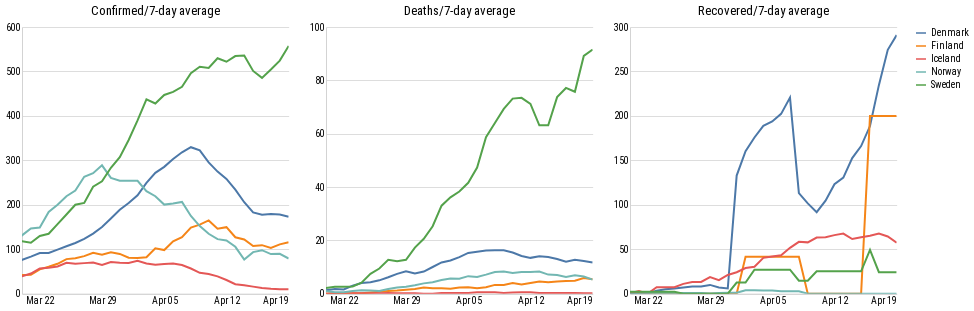
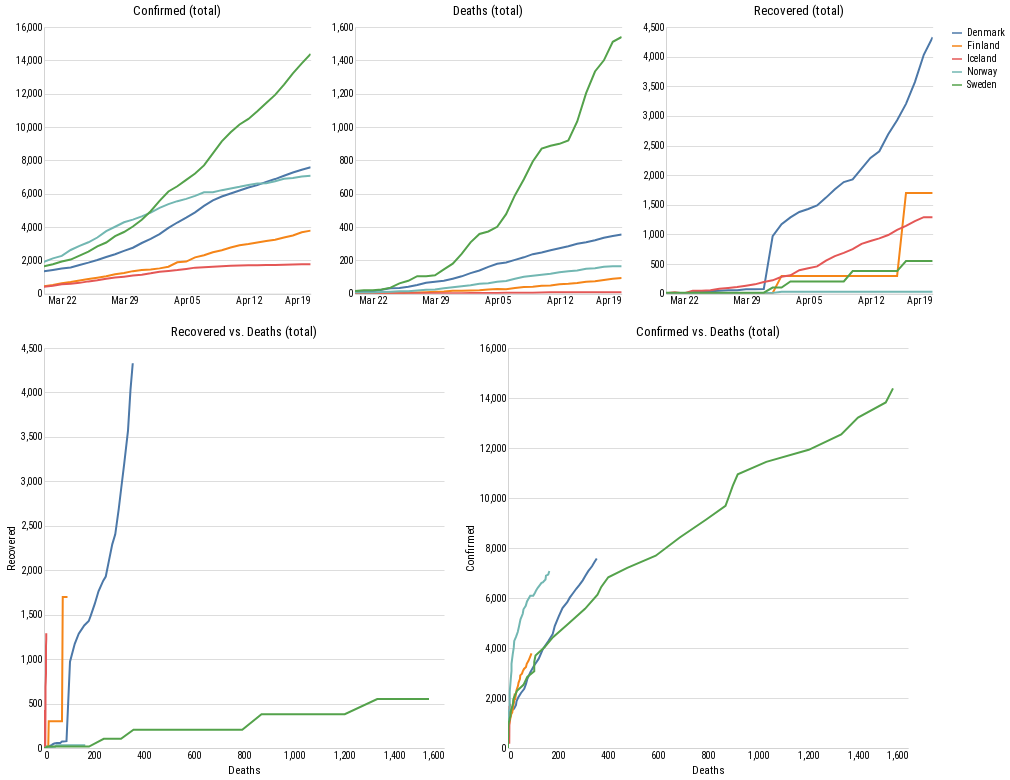
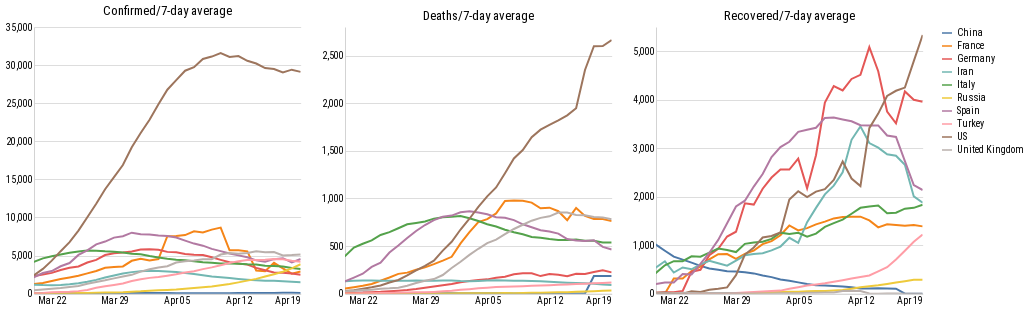
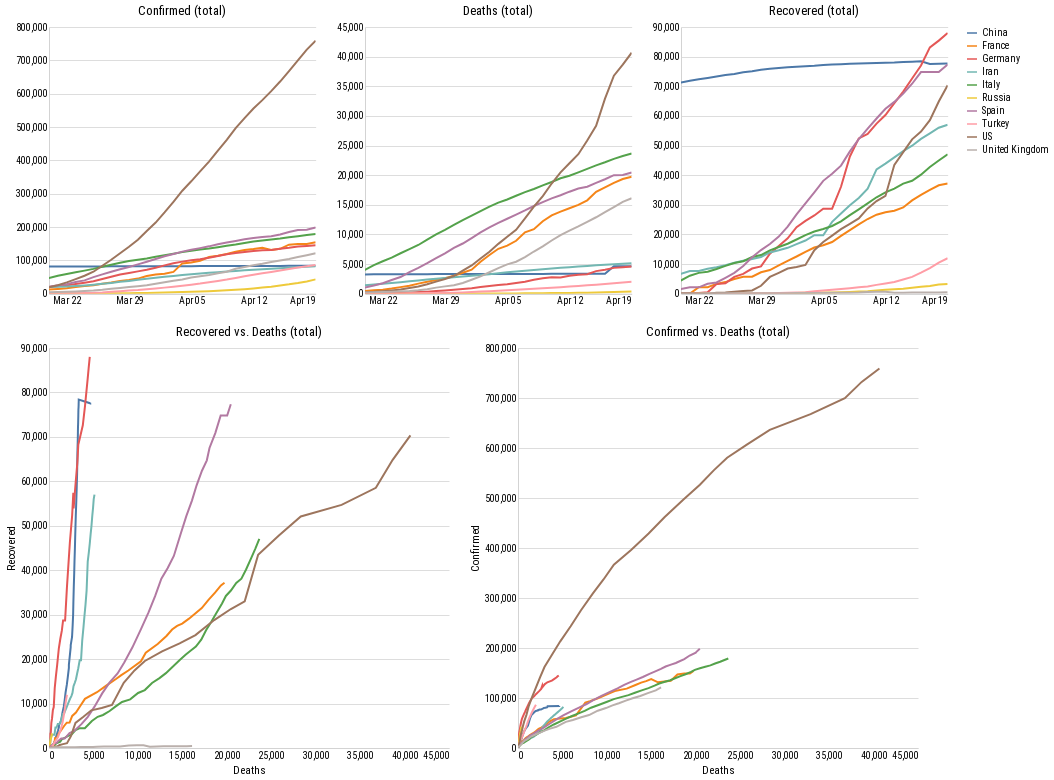

The notebook cell these images were saved under, in order:
### Markdown cell above
## Plot charts

### Code cell
nordicDiffData = getCountriesNordic().diff().sort_index().loc(axis=0)[:, '2020-03-01':'2020-12-31']
nLargestDiffData = getCountriesNLargest().diff().sort_index().loc(axis=0)[:, '2020-03-01,':'2020-12-31']

# ---------------

nordicTotalMulti = getMultiPlots(getCountriesNordic())
nLargestTotalMulti = getMultiPlots(getCountriesNLargest())
nordicTotalCountry = getCountryPlots(getCountriesNordic(), 4)
nLargestTotalCountry = getCountryPlots(getCountriesNLargest())

# ---------------

nordicDayCountry = getCountryPlots(nordicDiffData, 4, daily=True)
nLargestDayCountry = getCountryPlots(nLargestDiffData, daily=True)

nordicDayMulti = getMultiPlots(nordicDiffData, False, daily=True)
nLargestDayMulti = getMultiPlots(nLargestDiffData, False, daily=True)

# ---------------

nordicDayMulti.display()
nordicTotalMulti.display()
#nordicDayCountry.display()
#nordicTotalCountry.display()


nLargestDayMulti.display()
nLargestTotalMulti.display()
#nLargestDayCountry.display()
#nLargestTotalCountry.display()

getCountryPlotsDual(getCountriesNordic(), nordicDiffData, 3)

### Figure 1 — Vega-Lite specification as saved in the notebook (floating-point values rounded to 4 significant figures; data arrays with more than 128 entries replaced by an {"elided": "..."} marker saying what was removed)
{"config": {"view": {"continuousWidth": 400, "continuousHeight": 300, "strokeWidth": 0}, "axis": {"domainColor": "lightgray", "grid": false, "labelFont": "Roboto Condensed", "ticks": false, "titleFont": "Roboto Condensed", "titleFontWeight": "normal"}, "axisY": {"grid": true}, "legend": {"labelFont": "Roboto Condensed", "title": null}, "title": {"font": "Roboto Condensed", "fontWeight": "normal"}}, "vconcat": [{"hconcat": [{"mark": "line", "encoding": {"color": {"type": "nominal", "field": "Country"}, "opacity": {"condition": {"value": 1, "selection": "selector521"}, "value": 0.2}, "tooltip": [{"type": "temporal", "field": "Date"}, {"type": "nominal", "field": "Country"}, {"type": "quantitative", "field": "Recovered"}, {"type": "quantitative", "field": "Deaths"}], "x": {"type": "temporal", "axis": {"title": ""}, "field": "Date", "scale": {"domain": ["2020-03-20", "2020-04-19"]}}, "y": {"type": "quantitative", "axis": {"title": ""}, "field": "Confirmed"}}, "height": 266.7, "selection": {"selector521": {"type": "multi", "fields": ["Country"], "bind": "legend"}, "selector522": {"type": "interval", "bind": "scales", "encodings": ["x", "y"]}}, "title": "Confirmed/7-day average", "width": 266.7}, {"mark": "line", "encoding": {"color": {"type": "nominal", "field": "Country"}, "opacity": {"condition": {"value": 1, "selection": "selector521"}, "value": 0.2}, "tooltip": [{"type": "temporal", "field": "Date"}, {"type": "nominal", "field": "Country"}, {"type": "quantitative", "field": "Recovered"}, {"type": "quantitative", "field": "Deaths"}], "x": {"type": "temporal", "axis": {"title": ""}, "field": "Date", "scale": {"domain": ["2020-03-20", "2020-04-19"]}}, "y": {"type": "quantitative", "axis": {"title": ""}, "field": "Deaths"}}, "height": 266.7, "selection": {"selector521": {"type": "multi", "fields": ["Country"], "bind": "legend"}, "selector522": {"type": "interval", "bind": "scales", "encodings": ["x", "y"]}}, "title": "Deaths/7-day average", "width": 266.7}, {"mark": "line", "encoding": {"color": {"type": "nominal", "field": "Country"}, "opacity": {"condition": {"value": 1, "selection": "selector521"}, "value": 0.2}, "tooltip": [{"type": "temporal", "field": "Date"}, {"type": "nominal", "field": "Country"}, {"type": "quantitative", "field": "Recovered"}, {"type": "quantitative", "field": "Deaths"}], "x": {"type": "temporal", "axis": {"title": ""}, "field": "Date", "scale": {"domain": ["2020-03-20", "2020-04-19"]}}, "y": {"type": "quantitative", "axis": {"title": ""}, "field": "Recovered"}}, "height": 266.7, "selection": {"selector521": {"type": "multi", "fields": ["Country"], "bind": "legend"}, "selector522": {"type": "interval", "bind": "scales", "encodings": ["x", "y"]}}, "title": "Recovered/7-day average", "width": 266.7}]}], "data": {"name": "data-3b95db50e6f1ff47e33c3babeb21ad16"}, "$schema": "https://vega.github.io/schema/vega-lite/v4.8.1.json", "datasets": {"data-3b95db50e6f1ff47e33c3babeb21ad16": {"elided": "250 records"}}}

### Figure 2 — Vega-Lite specification as saved in the notebook (floating-point values rounded to 4 significant figures; data arrays with more than 128 entries replaced by an {"elided": "..."} marker saying what was removed)
{"config": {"view": {"continuousWidth": 400, "continuousHeight": 300, "strokeWidth": 0}, "axis": {"domainColor": "lightgray", "grid": false, "labelFont": "Roboto Condensed", "ticks": false, "titleFont": "Roboto Condensed", "titleFontWeight": "normal"}, "axisY": {"grid": true}, "legend": {"labelFont": "Roboto Condensed", "title": null}, "title": {"font": "Roboto Condensed", "fontWeight": "normal"}}, "vconcat": [{"hconcat": [{"mark": "line", "encoding": {"color": {"type": "nominal", "field": "Country"}, "opacity": {"condition": {"value": 1, "selection": "selector513"}, "value": 0.2}, "tooltip": [{"type": "temporal", "field": "Date"}, {"type": "nominal", "field": "Country"}, {"type": "quantitative", "field": "Recovered"}, {"type": "quantitative", "field": "Deaths"}], "x": {"type": "temporal", "axis": {"title": ""}, "field": "Date", "scale": {"domain": ["2020-03-20", "2020-04-19"]}}, "y": {"type": "quantitative", "axis": {"title": ""}, "field": "Confirmed"}}, "height": 266.7, "selection": {"selector513": {"type": "multi", "fields": ["Country"], "bind": "legend"}, "selector514": {"type": "interval", "bind": "scales", "encodings": ["x", "y"]}}, "title": "Confirmed (total)", "width": 266.7}, {"mark": "line", "encoding": {"color": {"type": "nominal", "field": "Country"}, "opacity": {"condition": {"value": 1, "selection": "selector513"}, "value": 0.2}, "tooltip": [{"type": "temporal", "field": "Date"}, {"type": "nominal", "field": "Country"}, {"type": "quantitative", "field": "Recovered"}, {"type": "quantitative", "field": "Deaths"}], "x": {"type": "temporal", "axis": {"title": ""}, "field": "Date", "scale": {"domain": ["2020-03-20", "2020-04-19"]}}, "y": {"type": "quantitative", "axis": {"title": ""}, "field": "Deaths"}}, "height": 266.7, "selection": {"selector513": {"type": "multi", "fields": ["Country"], "bind": "legend"}, "selector514": {"type": "interval", "bind": "scales", "encodings": ["x", "y"]}}, "title": "Deaths (total)", "width": 266.7}, {"mark": "line", "encoding": {"color": {"type": "nominal", "field": "Country"}, "opacity": {"condition": {"value": 1, "selection": "selector513"}, "value": 0.2}, "tooltip": [{"type": "temporal", "field": "Date"}, {"type": "nominal", "field": "Country"}, {"type": "quantitative", "field": "Recovered"}, {"type": "quantitative", "field": "Deaths"}], "x": {"type": "temporal", "axis": {"title": ""}, "field": "Date", "scale": {"domain": ["2020-03-20", "2020-04-19"]}}, "y": {"type": "quantitative", "axis": {"title": ""}, "field": "Recovered"}}, "height": 266.7, "selection": {"selector513": {"type": "multi", "fields": ["Country"], "bind": "legend"}, "selector514": {"type": "interval", "bind": "scales", "encodings": ["x", "y"]}}, "title": "Recovered (total)", "width": 266.7}]}, {"hconcat": [{"mark": "line", "encoding": {"color": {"type": "nominal", "field": "Country"}, "opacity": {"condition": {"value": 1, "selection": "selector513"}, "value": 0.2}, "tooltip": [{"type": "temporal", "field": "Date"}, {"type": "nominal", "field": "Country"}, {"type": "quantitative", "field": "Recovered"}, {"type": "quantitative", "field": "Deaths"}], "x": {"type": "quantitative", "field": "Deaths"}, "y": {"type": "quantitative", "field": "Recovered", "scale": {"type": "linear"}}}, "height": 400.0, "selection": {"selector513": {"type": "multi", "fields": ["Country"], "bind": "legend"}, "selector514": {"type": "interval", "bind": "scales", "encodings": ["x", "y"]}}, "title": "Recovered vs. Deaths (total)", "width": 400.0}, {"mark": "line", "encoding": {"color": {"type": "nominal", "field": "Country"}, "opacity": {"condition": {"value": 1, "selection": "selector513"}, "value": 0.2}, "tooltip": [{"type": "temporal", "field": "Date"}, {"type": "nominal", "field": "Country"}, {"type": "quantitative", "field": "Recovered"}, {"type": "quantitative", "field": "Deaths"}], "x": {"type": "quantitative", "field": "Deaths"}, "y": {"type": "quantitative", "field": "Confirmed"}}, "height": 400.0, "selection": {"selector513": {"type": "multi", "fields": ["Country"], "bind": "legend"}, "selector514": {"type": "interval", "bind": "scales", "encodings": ["x", "y"]}}, "title": "Confirmed vs. Deaths (total)", "width": 400.0}]}], "data": {"name": "data-df46020a179f75041826479d723b8d53"}, "$schema": "https://vega.github.io/schema/vega-lite/v4.8.1.json", "datasets": {"data-df46020a179f75041826479d723b8d53": {"elided": "321 records"}}}

### Figure 3 — Vega-Lite specification as saved in the notebook (floating-point values rounded to 4 significant figures; data arrays with more than 128 entries replaced by an {"elided": "..."} marker saying what was removed)
{"config": {"view": {"continuousWidth": 400, "continuousHeight": 300, "strokeWidth": 0}, "axis": {"domainColor": "lightgray", "grid": false, "labelFont": "Roboto Condensed", "ticks": false, "titleFont": "Roboto Condensed", "titleFontWeight": "normal"}, "axisY": {"grid": true}, "legend": {"labelFont": "Roboto Condensed", "title": null}, "title": {"font": "Roboto Condensed", "fontWeight": "normal"}}, "vconcat": [{"hconcat": [{"mark": "line", "encoding": {"color": {"type": "nominal", "field": "Country"}, "opacity": {"condition": {"value": 1, "selection": "selector523"}, "value": 0.2}, "tooltip": [{"type": "temporal", "field": "Date"}, {"type": "nominal", "field": "Country"}, {"type": "quantitative", "field": "Recovered"}, {"type": "quantitative", "field": "Deaths"}], "x": {"type": "temporal", "axis": {"title": ""}, "field": "Date", "scale": {"domain": ["2020-03-20", "2020-04-19"]}}, "y": {"type": "quantitative", "axis": {"title": ""}, "field": "Confirmed"}}, "height": 266.7, "selection": {"selector523": {"type": "multi", "fields": ["Country"], "bind": "legend"}, "selector524": {"type": "interval", "bind": "scales", "encodings": ["x", "y"]}}, "title": "Confirmed/7-day average", "width": 266.7}, {"mark": "line", "encoding": {"color": {"type": "nominal", "field": "Country"}, "opacity": {"condition": {"value": 1, "selection": "selector523"}, "value": 0.2}, "tooltip": [{"type": "temporal", "field": "Date"}, {"type": "nominal", "field": "Country"}, {"type": "quantitative", "field": "Recovered"}, {"type": "quantitative", "field": "Deaths"}], "x": {"type": "temporal", "axis": {"title": ""}, "field": "Date", "scale": {"domain": ["2020-03-20", "2020-04-19"]}}, "y": {"type": "quantitative", "axis": {"title": ""}, "field": "Deaths"}}, "height": 266.7, "selection": {"selector523": {"type": "multi", "fields": ["Country"], "bind": "legend"}, "selector524": {"type": "interval", "bind": "scales", "encodings": ["x", "y"]}}, "title": "Deaths/7-day average", "width": 266.7}, {"mark": "line", "encoding": {"color": {"type": "nominal", "field": "Country"}, "opacity": {"condition": {"value": 1, "selection": "selector523"}, "value": 0.2}, "tooltip": [{"type": "temporal", "field": "Date"}, {"type": "nominal", "field": "Country"}, {"type": "quantitative", "field": "Recovered"}, {"type": "quantitative", "field": "Deaths"}], "x": {"type": "temporal", "axis": {"title": ""}, "field": "Date", "scale": {"domain": ["2020-03-20", "2020-04-19"]}}, "y": {"type": "quantitative", "axis": {"title": ""}, "field": "Recovered"}}, "height": 266.7, "selection": {"selector523": {"type": "multi", "fields": ["Country"], "bind": "legend"}, "selector524": {"type": "interval", "bind": "scales", "encodings": ["x", "y"]}}, "title": "Recovered/7-day average", "width": 266.7}]}], "data": {"name": "data-eace45ece364f6eafff5e6af367bc486"}, "$schema": "https://vega.github.io/schema/vega-lite/v4.8.1.json", "datasets": {"data-eace45ece364f6eafff5e6af367bc486": {"elided": "479 records"}}}

### Figure 4 — Vega-Lite specification as saved in the notebook (floating-point values rounded to 4 significant figures; data arrays with more than 128 entries replaced by an {"elided": "..."} marker saying what was removed)
{"config": {"view": {"continuousWidth": 400, "continuousHeight": 300, "strokeWidth": 0}, "axis": {"domainColor": "lightgray", "grid": false, "labelFont": "Roboto Condensed", "ticks": false, "titleFont": "Roboto Condensed", "titleFontWeight": "normal"}, "axisY": {"grid": true}, "legend": {"labelFont": "Roboto Condensed", "title": null}, "title": {"font": "Roboto Condensed", "fontWeight": "normal"}}, "vconcat": [{"hconcat": [{"mark": "line", "encoding": {"color": {"type": "nominal", "field": "Country"}, "opacity": {"condition": {"value": 1, "selection": "selector515"}, "value": 0.2}, "tooltip": [{"type": "temporal", "field": "Date"}, {"type": "nominal", "field": "Country"}, {"type": "quantitative", "field": "Recovered"}, {"type": "quantitative", "field": "Deaths"}], "x": {"type": "temporal", "axis": {"title": ""}, "field": "Date", "scale": {"domain": ["2020-03-20", "2020-04-19"]}}, "y": {"type": "quantitative", "axis": {"title": ""}, "field": "Confirmed"}}, "height": 266.7, "selection": {"selector515": {"type": "multi", "fields": ["Country"], "bind": "legend"}, "selector516": {"type": "interval", "bind": "scales", "encodings": ["x", "y"]}}, "title": "Confirmed (total)", "width": 266.7}, {"mark": "line", "encoding": {"color": {"type": "nominal", "field": "Country"}, "opacity": {"condition": {"value": 1, "selection": "selector515"}, "value": 0.2}, "tooltip": [{"type": "temporal", "field": "Date"}, {"type": "nominal", "field": "Country"}, {"type": "quantitative", "field": "Recovered"}, {"type": "quantitative", "field": "Deaths"}], "x": {"type": "temporal", "axis": {"title": ""}, "field": "Date", "scale": {"domain": ["2020-03-20", "2020-04-19"]}}, "y": {"type": "quantitative", "axis": {"title": ""}, "field": "Deaths"}}, "height": 266.7, "selection": {"selector515": {"type": "multi", "fields": ["Country"], "bind": "legend"}, "selector516": {"type": "interval", "bind": "scales", "encodings": ["x", "y"]}}, "title": "Deaths (total)", "width": 266.7}, {"mark": "line", "encoding": {"color": {"type": "nominal", "field": "Country"}, "opacity": {"condition": {"value": 1, "selection": "selector515"}, "value": 0.2}, "tooltip": [{"type": "temporal", "field": "Date"}, {"type": "nominal", "field": "Country"}, {"type": "quantitative", "field": "Recovered"}, {"type": "quantitative", "field": "Deaths"}], "x": {"type": "temporal", "axis": {"title": ""}, "field": "Date", "scale": {"domain": ["2020-03-20", "2020-04-19"]}}, "y": {"type": "quantitative", "axis": {"title": ""}, "field": "Recovered"}}, "height": 266.7, "selection": {"selector515": {"type": "multi", "fields": ["Country"], "bind": "legend"}, "selector516": {"type": "interval", "bind": "scales", "encodings": ["x", "y"]}}, "title": "Recovered (total)", "width": 266.7}]}, {"hconcat": [{"mark": "line", "encoding": {"color": {"type": "nominal", "field": "Country"}, "opacity": {"condition": {"value": 1, "selection": "selector515"}, "value": 0.2}, "tooltip": [{"type": "temporal", "field": "Date"}, {"type": "nominal", "field": "Country"}, {"type": "quantitative", "field": "Recovered"}, {"type": "quantitative", "field": "Deaths"}], "x": {"type": "quantitative", "field": "Deaths"}, "y": {"type": "quantitative", "field": "Recovered", "scale": {"type": "linear"}}}, "height": 400.0, "selection": {"selector515": {"type": "multi", "fields": ["Country"], "bind": "legend"}, "selector516": {"type": "interval", "bind": "scales", "encodings": ["x", "y"]}}, "title": "Recovered vs. Deaths (total)", "width": 400.0}, {"mark": "line", "encoding": {"color": {"type": "nominal", "field": "Country"}, "opacity": {"condition": {"value": 1, "selection": "selector515"}, "value": 0.2}, "tooltip": [{"type": "temporal", "field": "Date"}, {"type": "nominal", "field": "Country"}, {"type": "quantitative", "field": "Recovered"}, {"type": "quantitative", "field": "Deaths"}], "x": {"type": "quantitative", "field": "Deaths"}, "y": {"type": "quantitative", "field": "Confirmed"}}, "height": 400.0, "selection": {"selector515": {"type": "multi", "fields": ["Country"], "bind": "legend"}, "selector516": {"type": "interval", "bind": "scales", "encodings": ["x", "y"]}}, "title": "Confirmed vs. Deaths (total)", "width": 400.0}]}], "data": {"name": "data-7ce010a921b293666a4ac2794c30ab8a"}, "$schema": "https://vega.github.io/schema/vega-lite/v4.8.1.json", "datasets": {"data-7ce010a921b293666a4ac2794c30ab8a": {"elided": "727 records"}}}
